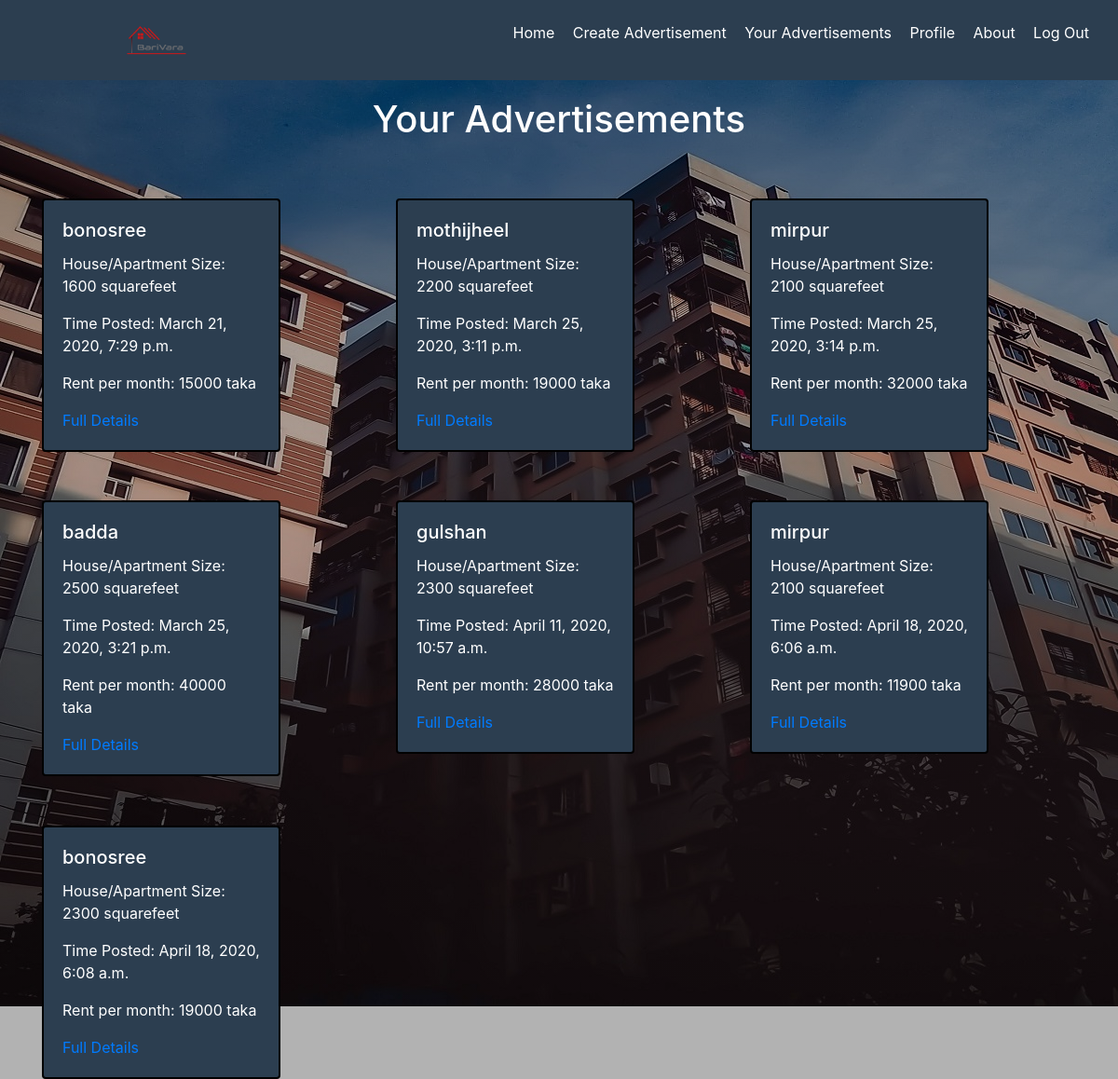
Screenshot of /BariVara/your_advertisements (signed in) with the database file from the repository.
### BariVara/models.py (models this page shows, shortened)
class advertisements(models.Model):
    PLACE=[
        ('mothijheel', 'Mothijheel'),
        ('bonosree', 'Bonosree'),
        ('mirpur', 'Mirpur'),
        ('khilgao', 'Khilgao'),
        ('gulshan', 'Gulshan'),
        ('badda', 'Badda'),
        ('uttora', 'Uttora'),
        ('banani', 'Banani'),
    ]
    place=models.CharField(max_length=30,choices=PLACE)
    address=models.CharField(max_length=50)
    bedroom=models.PositiveSmallIntegerField()
    bathroom=models.PositiveSmallIntegerField()
    rent=models.PositiveIntegerField()
    size=models.PositiveIntegerField()
    date_posted=models.DateTimeField(default=timezone.now)
    owner= models.ForeignKey(User,on_delete=models.CASCADE)
    number=models.PositiveIntegerField(null=True)

### BariVara/views.py (the view)
# urls.py: path('your_advertisements',views.your_advertisements, name='your_advertisements'),
def your_advertisements(request):
    advertisement={
        'advertisements': advertisements.objects.all()
    }
    return render (request, 'BariVara/your_advertisements.html',advertisement)

### BariVara/templates/BariVara/your_advertisements.html (shortened to what this page needs)
{% extends "BariVara/Base.html"%}
{% block content %}
<div class="container">
  <h1 class="text-center"> Your Advertisements</h1>
  <div class=row>
{% for advertisement in advertisements %}
{% if advertisement.owner == user %}
    <div class="col-sm-4">
      <div class="card" style="width: 16rem;">
        <div class="card-body">
          <h5 class="card-title">{{advertisement.place}}</h5>
          <p>House/Apartment Size: {{advertisement.size}} squarefeet</p>
          <p>Time Posted: {{advertisement.date_posted}}</p>
          <p>Rent per month: {{advertisement.rent}} taka</p>
          <a href='{% url 'advertisement_details' advertisement.id  %}' class="card-link">Full Details</a>
        </div>
      </div>
    </div>
{% endif %}
{% endfor %}
  </div>
</div>
{% endblock content %}

### BariVara/templates/BariVara/Base.html (style rules this page uses)
body { background-color: #2C3E50; background:linear-gradient(rgba(0,0,0,.3),rgba(0,0,0,.3)),url('/BariVara/static/BariVara/City5.jpg') no-repeat; }

### BariVara/templates/BariVara/your_advertisements.html (style rules this page uses)
.container { margin-top: 1.5%; }
.container h1 { color: white; }
.card { margin-top: 15%; background-color: #2C3E50; color: white; border: 2px solid black; }

### rows the page displays
advertisements: place "bonosree", size "1600", date_posted "March 21, 2020, 7:29 p.m.", rent "15000"
advertisements: place "mothijheel", size "2200", date_posted "March 25, 2020, 3:11 p.m.", rent "19000"
advertisements: place "mirpur", size "2100", date_posted "March 25, 2020, 3:14 p.m.", rent "32000"
advertisements: place "badda", size "2500", date_posted "March 25, 2020, 3:21 p.m.", rent "40000"
advertisements: place "gulshan", size "2300", date_posted "April 11, 2020, 10:57 a.m.", rent "28000"
advertisements: place "mirpur", size "2100", date_posted "April 18, 2020, 6:06 a.m.", rent "11900"
advertisements: place "bonosree", size "2300", date_posted "April 18, 2020, 6:08 a.m.", rent "19000"
